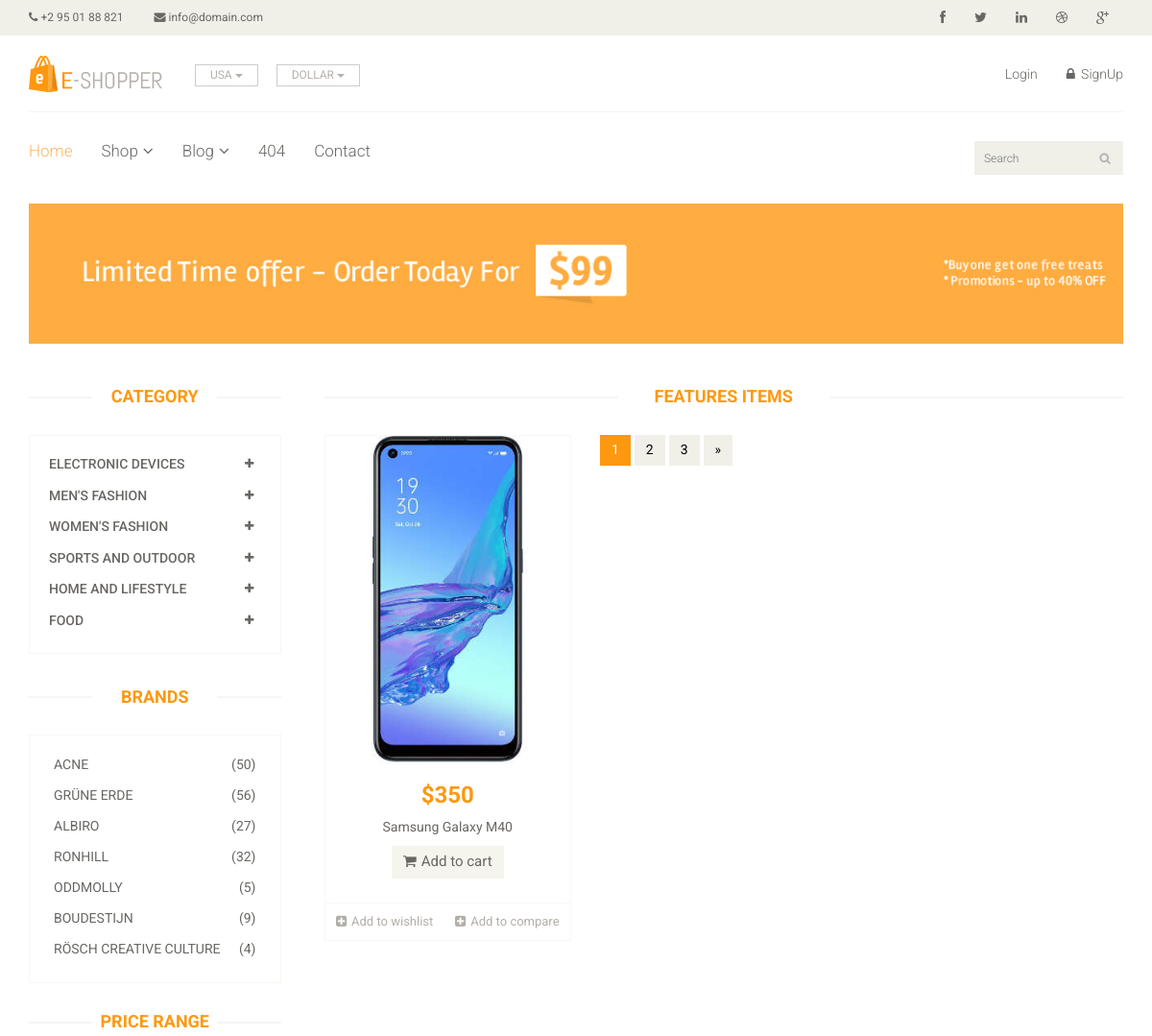
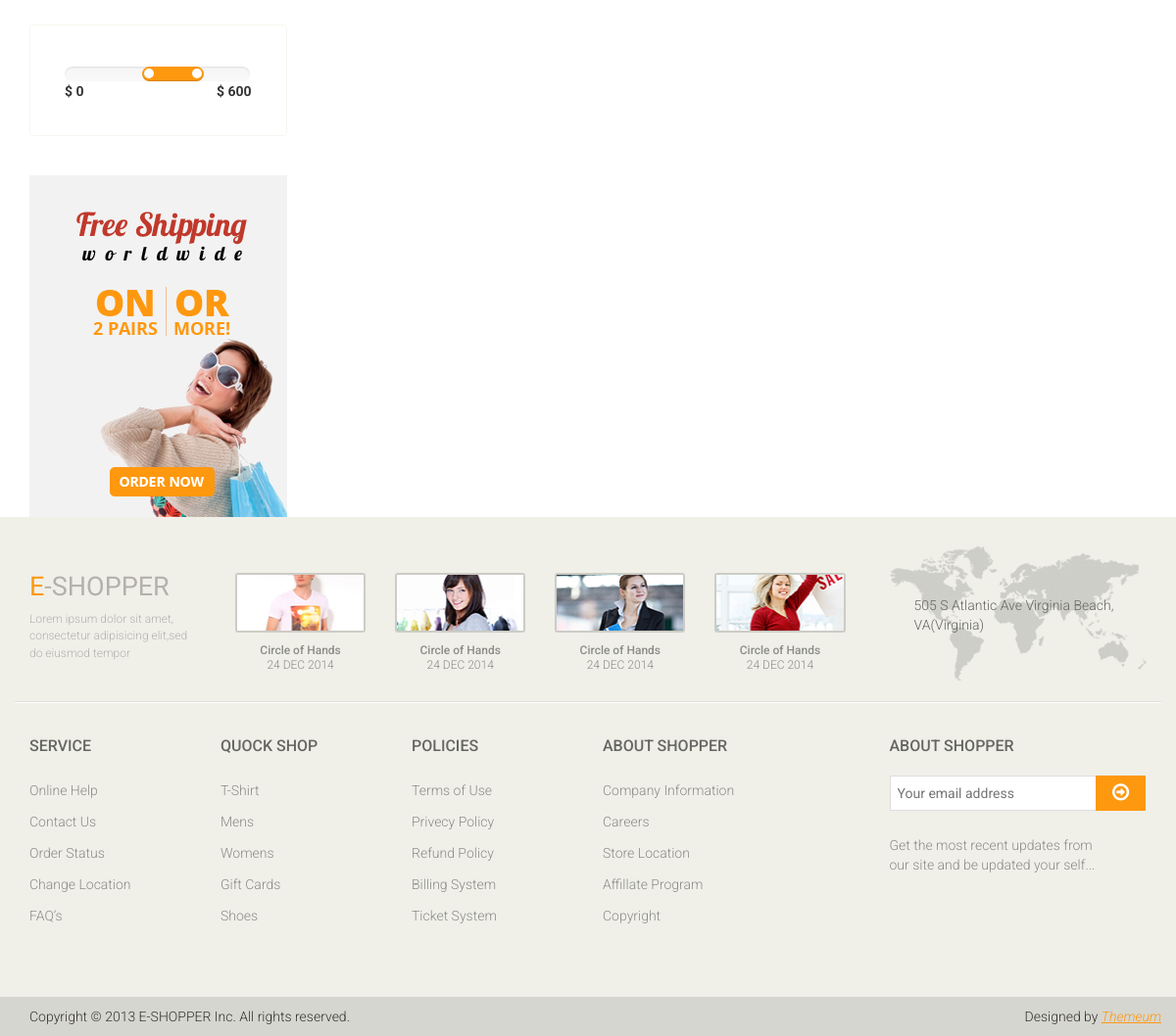
/subcategory/Mobiles, run on the app's committed database (2 pictures, top to bottom).
### home/models.py (models this page shows, shortened)
class Category(models.Model):
	title = models.CharField(max_length = 300)
	description = models.TextField(blank = True)
	slug = models.CharField(max_length = 500)
	image = models.TextField(blank = True)

class Item(models.Model):
	title = models.CharField(max_length = 300)
	category = models.ForeignKey(Category, on_delete = models.CASCADE)
	subcategory = models.ForeignKey(SubCategory, on_delete = models.CASCADE)
	description = models.TextField(blank = True)
	slug  = models.CharField(max_length = 500)
	image = models.ImageField(upload_to = 'media')
	price = models.IntegerField()
	discounted_price = models.IntegerField()
	status = models.CharField(max_length = 50, choices = STATUS, blank = True)
	stock = models.CharField(max_length = 50, choices = STOCK, blank = True)
	labels = models.CharField(max_length = 50, choices = LABELS, blank = True)
	def get_productdetail_url(self):
		return reverse("home:detail", kwargs = {'slug':self.slug})

### home/views.py (the view)
# urls.py: path('subcategory/<slug>', SubCategoryView.as_view(), name='subcategory'),
class SubCategoryView(BaseViews):
	def get(self,request,slug):
		slug_id = SubCategory.objects.get(slug = slug).id
		self.views['subcat_items'] = Item.objects.filter(subcategory_id = slug_id)
		return render(request,'subcat.html', self.views)

### home/models.py (called while the page is built)
	def get_subcat_url(self):
		return reverse("home:subcategory", kwargs = {'slug':self.slug})

### templates/subcat.html (shortened to what this page needs)
{% extends  'base.html' %}
{% load static %}
{% block content %}
	<section id="advertisement">
		<div class="container">
			<img src="images/shop/advertisement.jpg" alt="" />
		</div>
	</section>
	<section>
		<div class="container">
			<div class="row">
				<div class="col-sm-3">
					<div class="left-sidebar">
						<h2>Category</h2>
						<div class="panel-group category-products" id="accordian">
							{% for cat in category %}
							<div class="panel panel-default">
								<div class="panel-heading">
									<h4 class="panel-title">
										<a data-toggle="collapse" data-parent="#accordian" href="#{{cat.id}}">
											<span class="badge pull-right"><i class="fa fa-plus"></i></span>
											{{cat.title}}
										</a>
									</h4>
								</div>
							</div>
							{% endfor %}
						</div>
						<div class="brands_products">
							<h2>Brands</h2>
							<div class="brands-name">
								<ul class="nav nav-pills nav-stacked">
									<li><a href=""> <span class="pull-right">(50)</span>Acne</a></li>
									<li><a href=""> <span class="pull-right">(56)</span>Grüne Erde</a></li>
									<li><a href=""> <span class="pull-right">(27)</span>Albiro</a></li>
									<li><a href=""> <span class="pull-right">(32)</span>Ronhill</a></li>
									<li><a href=""> <span class="pull-right">(5)</span>Oddmolly</a></li>
									<li><a href=""> <span class="pull-right">(9)</span>Boudestijn</a></li>
									<li><a href=""> <span class="pull-right">(4)</span>Rösch creative culture</a></li>
								</ul>
							</div>
						</div>
						<div class="price-range">
							<h2>Price Range</h2>
							<div class="well">
								 <input type="text" class="span2" value="" data-slider-min="0" data-slider-max="600" data-slider-step="5" data-slider-value="[250,450]" id="sl2" ><br />
								 <b>$ 0</b> <b class="pull-right">$ 600</b>
							</div>
						</div>
						<div class="shipping text-center">
							<img src="images/home/shipping.jpg" alt="" />
						</div>
					</div>
				</div>
				<div class="col-sm-9 padding-right">
					<div class="features_items">
						<h2 class="title text-center">Features Items</h2>
						{% for subcat in subcat_items %}
						<div class="col-sm-4">
							<div class="product-image-wrapper">
								<div class="single-products">
									<div class="productinfo text-center">
										<img src="{{subcat.image.url}}" alt="" />
										<h2>${{subcat.price}}</h2>
										<a href="{{subcat.get_productdetail_url}}" ><p>{{subcat.title}}</p></a>
										<a href="#" class="btn btn-default add-to-cart"><i class="fa fa-shopping-cart"></i>Add to cart</a>
									</div>
									<div class="product-overlay">
										<div class="overlay-content">
										</div>
									</div>
								</div>
								<div class="choose">
									<ul class="nav nav-pills nav-justified">
										<li><a href=""><i class="fa fa-plus-square"></i>Add to wishlist</a></li>
										<li><a href=""><i class="fa fa-plus-square"></i>Add to compare</a></li>
									</ul>
								</div>
							</div>
						</div>
						{% endfor %}
						<ul class="pagination">
							<li class="active"><a href="">1</a></li>
							<li><a href="">2</a></li>
							<li><a href="">3</a></li>
							<li><a href="">&raquo;</a></li>
						</ul>
					</div>
				</div>
			</div>
		</div>
	</section>
{% endblock %}

### data on the page
Category: title "ELECTRONIC DEVICES"
Category: title "MEN'S FASHION"
Category: title "WOMEN'S FASHION"
Category: title "SPORTS AND OUTDOOR"
Category: title "HOME AND LIFESTYLE"
Category: title "FOOD"
Item: image (picture), price "350", title "Samsung Galaxy M40"
